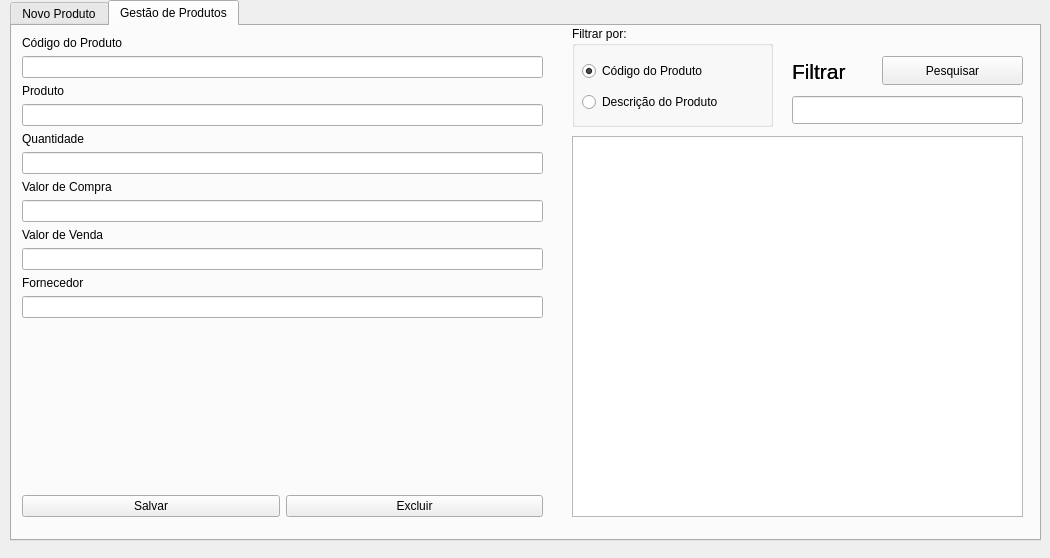
<?xml version="1.0" encoding="UTF-8"?>
<ui version="4.0">
 <class>fm_gestaoEstoque</class>
 <widget class="QDialog" name="fm_gestaoEstoque">
  <property name="geometry">
   <rect>
    <x>0</x>
    <y>0</y>
    <width>1050</width>
    <height>558</height>
   </rect>
  </property>
  <property name="windowTitle">
   <string>Dialog</string>
  </property>
  <widget class="QTabWidget" name="tabWidget">
   <property name="geometry">
    <rect>
     <x>10</x>
     <y>0</y>
     <width>1031</width>
     <height>541</height>
    </rect>
   </property>
   <property name="currentIndex">
    <number>1</number>
   </property>
   <widget class="QWidget" name="tab_novoproduto">
    <attribute name="title">
     <string>Novo Produto</string>
    </attribute>
    <widget class="QWidget" name="layoutWidget">
     <property name="geometry">
      <rect>
       <x>50</x>
       <y>30</y>
       <width>911</width>
       <height>291</height>
      </rect>
     </property>
     <layout class="QVBoxLayout" name="verticalLayout_7">
      <item>
       <layout class="QVBoxLayout" name="verticalLayout">
        <item>
         <widget class="QLabel" name="label">
          <property name="text">
           <string>Código do Produto</string>
          </property>
         </widget>
        </item>
        <item>
         <widget class="QLineEdit" name="txt_codigoproduto"/>
        </item>
       </layout>
      </item>
      <item>
       <layout class="QVBoxLayout" name="verticalLayout_4">
        <item>
         <widget class="QLabel" name="label_2">
          <property name="text">
           <string>Descrição do Produto</string>
          </property>
         </widget>
        </item>
        <item>
         <widget class="QLineEdit" name="txt_descricaoproduto"/>
        </item>
       </layout>
      </item>
      <item>
       <layout class="QHBoxLayout" name="horizontalLayout_2">
        <item>
         <layout class="QVBoxLayout" name="verticalLayout_5">
          <item>
           <widget class="QLabel" name="label_5">
            <property name="text">
             <string>Quantidade do Estoque</string>
            </property>
           </widget>
          </item>
          <item>
           <widget class="QLineEdit" name="txt_qtdeestoque"/>
          </item>
         </layout>
        </item>
        <item>
         <layout class="QVBoxLayout" name="verticalLayout_3">
          <item>
           <widget class="QLabel" name="label_4">
            <property name="text">
             <string>Valor de Compra</string>
            </property>
           </widget>
          </item>
          <item>
           <widget class="QLineEdit" name="txt_valorcompra"/>
          </item>
         </layout>
        </item>
        <item>
         <layout class="QVBoxLayout" name="verticalLayout_6">
          <item>
           <widget class="QLabel" name="label_6">
            <property name="text">
             <string>Valor de Venda</string>
            </property>
           </widget>
          </item>
          <item>
           <widget class="QLineEdit" name="txt_valorvenda"/>
          </item>
         </layout>
        </item>
        <item>
         <layout class="QVBoxLayout" name="verticalLayout_2">
          <item>
           <widget class="QLabel" name="label_3">
            <property name="text">
             <string>Fornecedor</string>
            </property>
           </widget>
          </item>
          <item>
           <widget class="QLineEdit" name="txt_fornecedor"/>
          </item>
         </layout>
        </item>
       </layout>
      </item>
      <item>
       <spacer name="verticalSpacer">
        <property name="orientation">
         <enum>Qt::Vertical</enum>
        </property>
        <property name="sizeHint" stdset="0">
         <size>
          <width>20</width>
          <height>40</height>
         </size>
        </property>
       </spacer>
      </item>
      <item>
       <layout class="QHBoxLayout" name="horizontalLayout">
        <item>
         <widget class="QPushButton" name="btn_novoproduto">
          <property name="text">
           <string>Novo</string>
          </property>
         </widget>
        </item>
        <item>
         <widget class="QPushButton" name="btn_gravarnovoproduto">
          <property name="text">
           <string>Salvar</string>
          </property>
         </widget>
        </item>
       </layout>
      </item>
     </layout>
    </widget>
   </widget>
   <widget class="QWidget" name="tab_gestaoprodutos">
    <attribute name="title">
     <string>Gestão de Produtos</string>
    </attribute>
    <widget class="QTableWidget" name="tw_ge_produtos">
     <property name="geometry">
      <rect>
       <x>560</x>
       <y>110</y>
       <width>451</width>
       <height>381</height>
      </rect>
     </property>
    </widget>
    <widget class="QGroupBox" name="groupBox">
     <property name="geometry">
      <rect>
       <x>560</x>
       <y>0</y>
       <width>201</width>
       <height>101</height>
      </rect>
     </property>
     <property name="title">
      <string>Filtrar por:</string>
     </property>
     <widget class="QWidget" name="layoutWidget">
      <property name="geometry">
       <rect>
        <x>10</x>
        <y>30</y>
        <width>175</width>
        <height>61</height>
       </rect>
      </property>
      <layout class="QVBoxLayout" name="verticalLayout_8">
       <item>
        <widget class="QRadioButton" name="re_ge_codigo">
         <property name="text">
          <string>Código do Produto</string>
         </property>
         <property name="checked">
          <bool>true</bool>
         </property>
        </widget>
       </item>
       <item>
        <widget class="QRadioButton" name="re_ge_produto">
         <property name="text">
          <string>Descrição do Produto</string>
         </property>
        </widget>
       </item>
      </layout>
     </widget>
    </widget>
    <widget class="QPushButton" name="btn_ge_filtrar">
     <property name="geometry">
      <rect>
       <x>870</x>
       <y>30</y>
       <width>141</width>
       <height>29</height>
      </rect>
     </property>
     <property name="text">
      <string>Pesquisar</string>
     </property>
    </widget>
    <widget class="QLabel" name="label_13">
     <property name="geometry">
      <rect>
       <x>780</x>
       <y>30</y>
       <width>91</width>
       <height>31</height>
      </rect>
     </property>
     <property name="styleSheet">
      <string notr="true">font-size:16pt;
color:#000;
</string>
     </property>
     <property name="text">
      <string>Filtrar</string>
     </property>
    </widget>
    <widget class="QLabel" name="label_14">
     <property name="geometry">
      <rect>
       <x>780</x>
       <y>30</y>
       <width>91</width>
       <height>31</height>
      </rect>
     </property>
     <property name="styleSheet">
      <string notr="true">font-size:16pt;
color:#000;
</string>
     </property>
     <property name="text">
      <string>Filtrar</string>
     </property>
    </widget>
    <widget class="QWidget" name="layoutWidget">
     <property name="geometry">
      <rect>
       <x>10</x>
       <y>10</y>
       <width>521</width>
       <height>481</height>
      </rect>
     </property>
     <layout class="QVBoxLayout" name="verticalLayout_15">
      <item>
       <layout class="QVBoxLayout" name="verticalLayout_9">
        <item>
         <widget class="QLabel" name="label_12">
          <property name="text">
           <string>Código do Produto</string>
          </property>
         </widget>
        </item>
        <item>
         <widget class="QLineEdit" name="txt_ge_codigoproduto"/>
        </item>
       </layout>
      </item>
      <item>
       <layout class="QVBoxLayout" name="verticalLayout_10">
        <item>
         <widget class="QLabel" name="label_11">
          <property name="text">
           <string>Produto</string>
          </property>
         </widget>
        </item>
        <item>
         <widget class="QLineEdit" name="txt_ge_produto"/>
        </item>
       </layout>
      </item>
      <item>
       <layout class="QVBoxLayout" name="verticalLayout_11">
        <item>
         <widget class="QLabel" name="label_10">
          <property name="text">
           <string>Quantidade</string>
          </property>
         </widget>
        </item>
        <item>
         <widget class="QLineEdit" name="txt_ge_qtde"/>
        </item>
       </layout>
      </item>
      <item>
       <layout class="QVBoxLayout" name="verticalLayout_12">
        <item>
         <widget class="QLabel" name="label_9">
          <property name="text">
           <string>Valor de Compra</string>
          </property>
         </widget>
        </item>
        <item>
         <widget class="QLineEdit" name="txt_ge_valorcompra"/>
        </item>
       </layout>
      </item>
      <item>
       <layout class="QVBoxLayout" name="verticalLayout_13">
        <item>
         <widget class="QLabel" name="label_8">
          <property name="text">
           <string>Valor de Venda</string>
          </property>
         </widget>
        </item>
        <item>
         <widget class="QLineEdit" name="txt_ge_valorvenda"/>
        </item>
       </layout>
      </item>
      <item>
       <layout class="QVBoxLayout" name="verticalLayout_14">
        <item>
         <widget class="QLabel" name="label_7">
          <property name="text">
           <string>Fornecedor</string>
          </property>
         </widget>
        </item>
        <item>
         <widget class="QLineEdit" name="txt_ge_fornecedor"/>
        </item>
        <item>
         <spacer name="verticalSpacer_2">
          <property name="orientation">
           <enum>Qt::Vertical</enum>
          </property>
          <property name="sizeHint" stdset="0">
           <size>
            <width>20</width>
            <height>40</height>
           </size>
          </property>
         </spacer>
        </item>
       </layout>
      </item>
      <item>
       <layout class="QHBoxLayout" name="horizontalLayout_3">
        <item>
         <widget class="QPushButton" name="btn_ge_gravar">
          <property name="text">
           <string>Salvar</string>
          </property>
         </widget>
        </item>
        <item>
         <widget class="QPushButton" name="btn_ge_excluir">
          <property name="text">
           <string>Excluir</string>
          </property>
         </widget>
        </item>
       </layout>
      </item>
     </layout>
    </widget>
    <widget class="QLineEdit" name="txt_ge_filtrar">
     <property name="geometry">
      <rect>
       <x>780</x>
       <y>70</y>
       <width>231</width>
       <height>28</height>
      </rect>
     </property>
     <property name="text">
      <string/>
     </property>
    </widget>
   </widget>
  </widget>
 </widget>
 <resources/>
 <connections/>
</ui>
